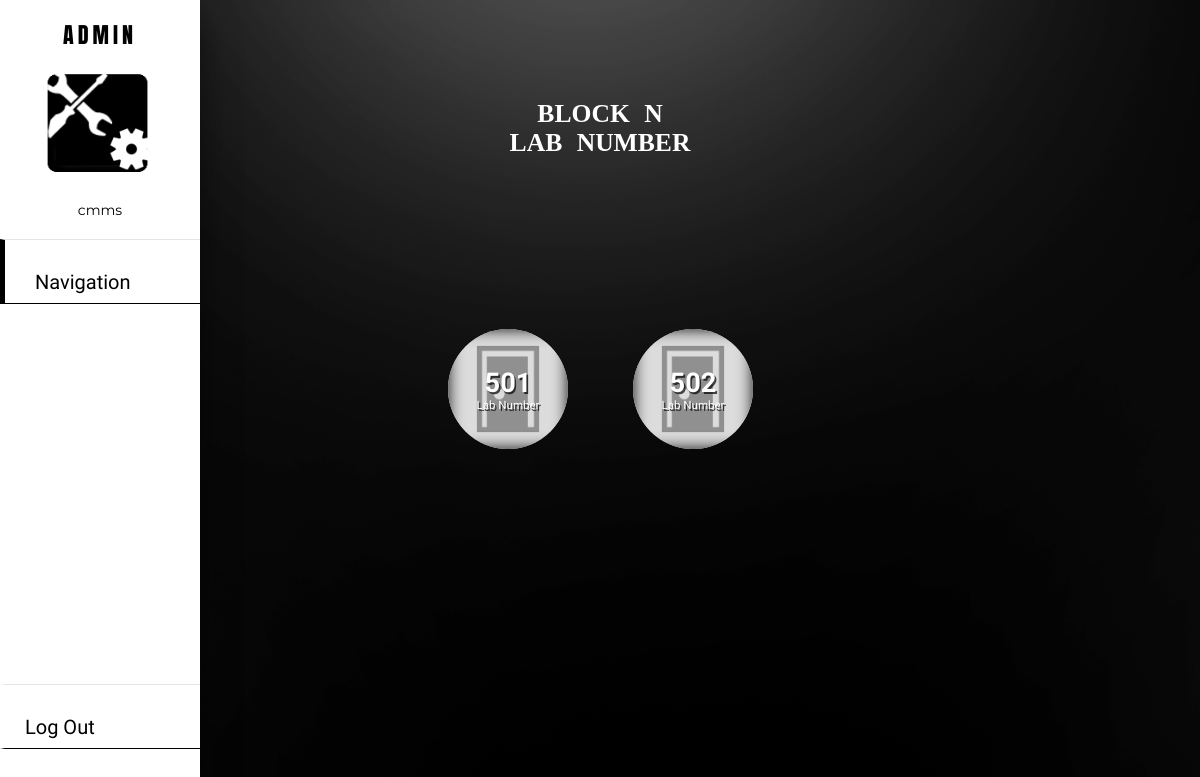
Page /dashboard/navigation/1/lab/ (signed in) on the committed database.
### reports/models.py (models this page shows, shortened)
class Block(models.Model):
	bl_id = models.BigAutoField(primary_key=True)
	bl_name = models.CharField(max_length=2,null=True,unique=True)
	def __str__(self):
		return self.bl_name

class Lab(models.Model):
	l_id = models.BigAutoField(primary_key=True)
	l_no = models.IntegerField(null=True,unique=False)
	block_n=models.ForeignKey(Block,on_delete=models.CASCADE)

### reports/views.py (the view)
# urls.py: path("dashboard/navigation/<int:pk_b>/lab/",views.sdashL,name="sdashL"),
@login_required(login_url='home')
def sdashL(request,pk_b):
     getGroup()
     bl=Block.objects.get(bl_id=pk_b)
     rooms=bl.lab_set.all()
     context={'rooms':rooms,'bl':bl,'ug':ug}
     return render(request,"reports/sdashL.html",context)

### reports/views.py (called while the page is built)
def getGroup():
     from django.contrib.auth.models import Group
     global ug
     ug = Group.objects.get(name="student").user_set.all()

### reports/templates/reports/sdashL.html (shortened to what this page needs)
{% load static %}
<!DOCTYPE html>
<html>
<head>
</head>
<body>
	{% if request.user in ug %}
		{% include 'reports/navbar.html' %}
	{% else %}
		{% include 'reports/anavbar.html' %}
	{% endif %}
		<div class="categories">
			<div class="wrapper">
				<h3 class="category-title">Block {{bl}}<br>Lab Number</h3>
				<div class="categories-container">
					{% for i in rooms %}
						<div class="category">
							<img src='{% static "images/door.png" %}'>
							{% if request.user in ug %}
							<a href="{% url 'comp' bl.bl_id i.l_no %}">
							{% else %}
							<a href="{% url 'acomp' bl.bl_id i.l_no %}">
							{% endif %}
							<div class="category-body">
								<h4>{{i.l_no}}</h4>
								<span>Lab Number</span>
							</div>
							</a>
						</div>
					{% endfor %}
				</div>
			</div>
		</div>
</body>
</html>

### reports/templates/reports/anavbar.html (shortened to what this page needs)
{% load static %}
<!DOCTYPE html>
<html>
<head>
	<link rel="stylesheet" href="https://cdnjs.cloudflare.com/ajax/libs/font-awesome/5.15.3/css/all.min.css"/>
</head>
<body>
 <div class="sidebar">
 	<header>ADMIN</header>
 	<img src='{% static "images/ahead.png" %}' class="avatar">
 	<br>
 	<div class="mail">{{request.user}}</div>
 		<a class="active" href="#">Navigation</a>
    <a class="log" href="{% url 'logout' %}">Log Out</a>
 </div>
</body>
</html>

### reports/templates/reports/anavbar.html (style rules this page uses)
* { margin: 0; padding: 0; box-sizing: border-box; list-style: none; text-decoration: none; }
.sidebar { position: fixed; width: 200px; height: 100%; background: #ffffff; box-shadow: 0 20px 30px rgba(0,0,0,.5); }
.sidebar header { font-family: 'Anton', sans-serif; letter-spacing: 4px; font-size: 22px; color: black; text-align: center; line-height: 70px; }
.sidebar a { font-family: 'Inconsolata', monospace; display: block; height: 65px; width: 100%; line-height: 65px; font-size: 20px; color: black ; padding-left: 20px ; padding-top: 10px; border-top: 1px solid rgba(0,0,0,.1); border-bottom: 1px solid black ; border-left: 5px solid transparent ; box-sizing: border-box; transition: .4s; }
.sidebar a.active, .sidebar a:hover { padding-left: 30px ; border-left: 5px solid black ; }
.avatar { margin-left: 45px; width: 105px; height: 107px; }
.mail { font-family: 'Montserrat', sans-serif; text-align: center; font-size: 14px; padding-top: 20px; padding-bottom: 20px; }
.log { margin-top: 580px; }
@media (max-width: 1536px) { .log { margin-top: 380px; } }

### rows in the picture
Block: bl_name "N"
Lab: l_no "501"
Lab: l_no "502"

### other values in the picture
{{ request.user }} "cmms"
